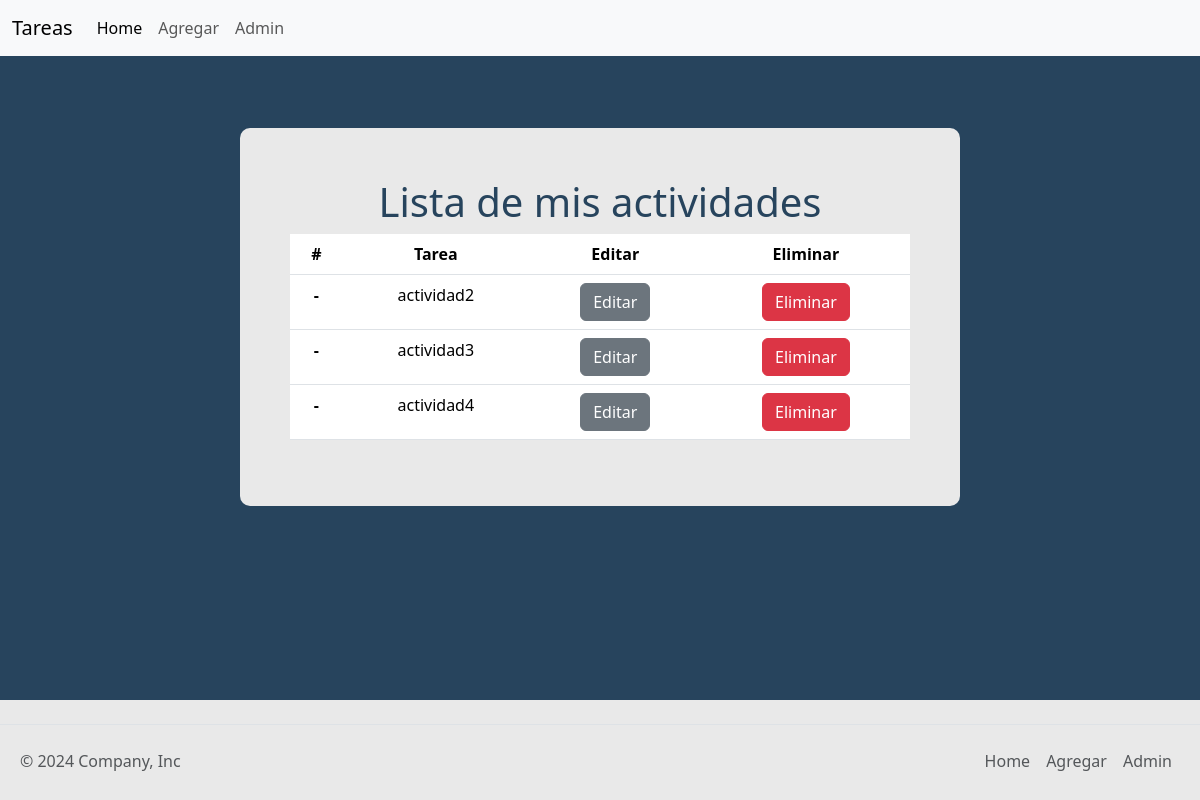
Before: / with the older database file.
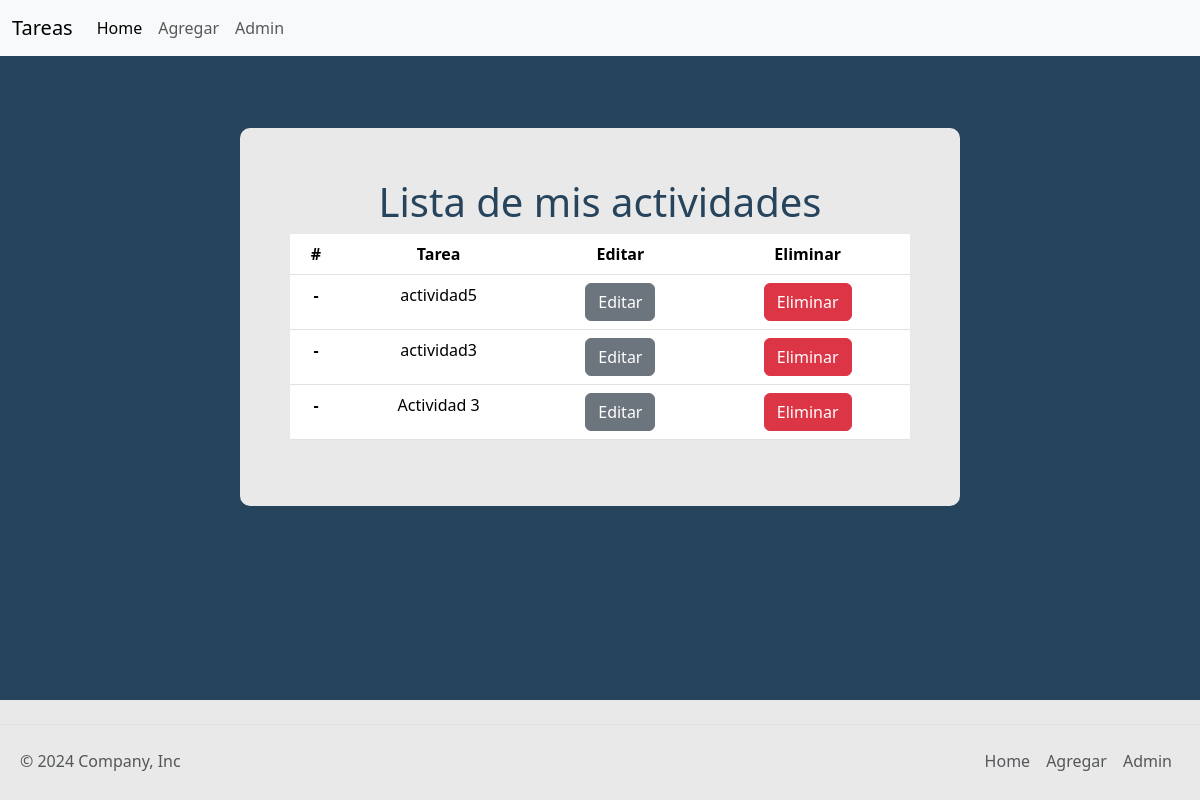
After: the same page with the newer database file.
### toDo/models.py (models this page shows)
class Tarea(models.Model):
    tarea = models.CharField(max_length=100)
    def __str__(self):
        return self.tarea

### toDo/views.py (the view)
# urls.py: 2. Add a URL to urlpatterns:  path('', views.home, name='home')
def home(request):
    tareas = Tarea.objects.all()
    context = {'tareas': tareas}
    return render(request, "toDo/home.html", context)

### toDo/templates/toDo/home.html
{% extends 'toDo/layout.html'%} {% block content %}
<br />
<br />
<br />
<div class="container text-center">
  <div class="row align-items-center divGris">
    <h1 class="title">Lista de mis actividades</h1>
    <table class="table">
      <thead>
        <tr>
          <th scope="col">#</th>
          <th scope="col">Tarea</th>
          <th scope="col">Editar</th>
          <th scope="col">Eliminar</th>
        </tr>
      </thead>
      <tbody>
        {% for tarea in tareas %}
        <tr>
          <th scope="row">-</th>
          <td>{{tarea}}</td>
          <td>
            <button class="btn btn-secondary">
              <a href="{% url 'editar' tarea.id %}" class="btnStyle">Editar</a>
            </button>
          </td>
          <td>
            <button class="btn btn-danger">
              <a href="{% url 'eliminar' tarea.id %}" class="btnStyle"
                >Eliminar</a
              >
            </button>
          </td>
        </tr>
        {% endfor %}
      </tbody>
    </table>
  </div>
</div>
{% endblock %}

### toDo/templates/toDo/layout.html (shortened to what this page needs)
<!DOCTYPE html>
<html lang="en">
  <head>
    <link
      href="https://cdn.jsdelivr.net/npm/bootstrap@5.3.3/dist/css/bootstrap.min.css"
      rel="stylesheet"
    />
    {% load static %}
    <link rel="stylesheet" href="{% static 'css/styles.css' %}" />
  </head>
  <body>
    <nav class="navbar navbar-expand-lg bg-body-tertiary">
      <div class="container-fluid">
        <a class="navbar-brand" href="/">Tareas</a>
        <div class="collapse navbar-collapse" id="navbarNav">
          <ul class="navbar-nav">
            <li class="nav-item">
              <a class="nav-link active" aria-current="page" href="/">Home</a>
            </li>
            <li class="nav-item">
              <a class="nav-link" href="/agregar/">Agregar</a>
            </li>
            <li class="nav-item">
              <a class="nav-link" href="/admin/">Admin</a>
            </li>
          </ul>
        </div>
      </div>
    </nav>
    {% block content %} {% endblock %}
    <div class="navGris">
      <footer
        class="d-flex flex-wrap justify-content-between align-items-center py-3 my-4 border-top"
        style="padding: 0 20px 0 20px"
      >
        <p class="col-md-4 mb-0 text-body-secondary">© 2024 Company, Inc</p>
        <a
          href="/"
          class="col-md-4 d-flex align-items-center justify-content-center mb-3 mb-md-0 me-md-auto link-body-emphasis text-decoration-none"
        >
          <svg class="bi me-2" width="40" height="32">
            <use xlink:href="#bootstrap"></use>
          </svg>
        </a>
        <ul class="nav col-md-4 justify-content-end">
          <li class="nav-item">
            <a href="{% url 'home'%}" class="nav-link px-2 text-body-secondary"
              >Home</a
            >
          </li>
          <li class="nav-item">
            <a
              href="{% url 'agregar'%}"
              class="nav-link px-2 text-body-secondary"
              >Agregar</a
            >
          </li>
          <li class="nav-item">
            <a href="/admin/" class="nav-link px-2 text-body-secondary"
              >Admin</a
            >
          </li>
        </ul>
      </footer>
    </div>
  </body>
</html>

### toDo/static/css/styles.css (style rules this page uses)
body { background-color: #27445d; }
.title { color: #27445d; }
.navGris { background-color: #e9e9e9; position: fixed; height: 100px; bottom: 0; width: 100%; }
.divGris { background-color: #e9e9e9; padding: 50px; border-radius: 10px; width: 60vw; margin: auto; }
.btnStyle { color: white; text-decoration: none; }

Changed rows visible on the page:
removed Tarea: tarea "actividad4"
changed Tarea: tarea "actividad2" → "actividad5"
added Tarea: tarea "Actividad 3"
